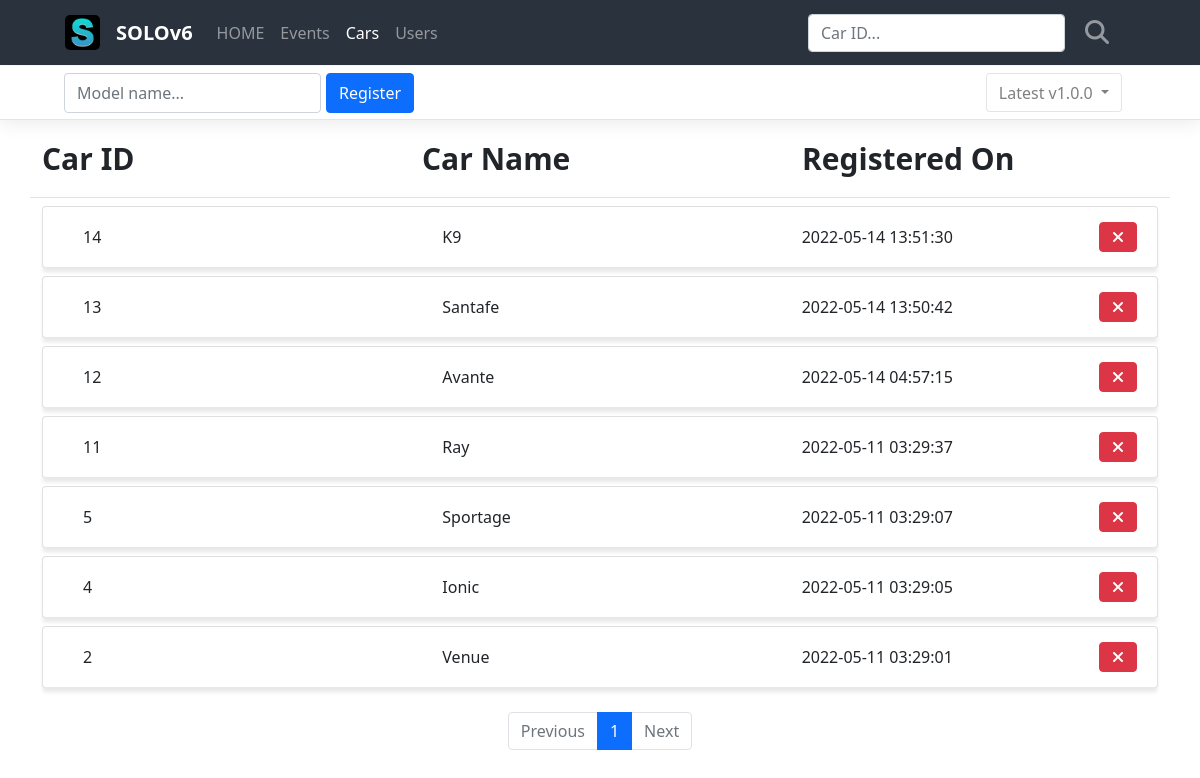
Page /cars/ on the earlier database version.
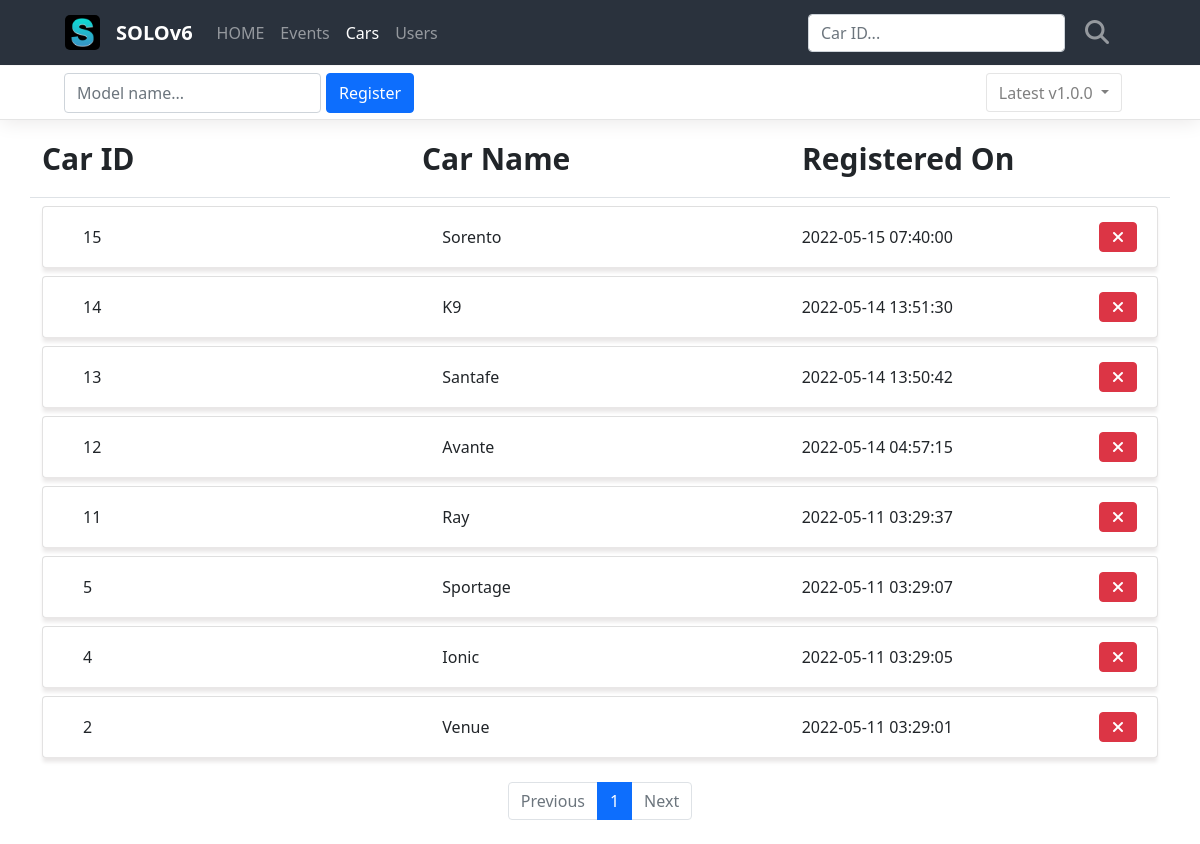
Same page on the later database version.
### project/models/car.py (models this page shows, shortened)
class Car(db.Model):
    id = db.Column(db.Integer, primary_key=True)
    car_name = db.Column(db.String(10), nullable=False)
    registered_on = db.Column(db.DateTime(), default=func.now())

### project/routes/car_routes.py (the view)
@blueprint.route('/')
def cars():
    page = request.args.get('page', type=int, default=1)
    needle = request.args.get('needle', type=str, default='')
    car_list = CarModel.query.order_by(CarModel.registered_on.desc())
    if needle:
        car_list = car_list.filter(
            CarModel.id.ilike(needle)
        )
    car_list = car_list.paginate(page, per_page=10)
    return render_template('cars.html', car_list=car_list, page=page, needle=needle)

### project/templates/cars.html (shortened to what the changed rows need)
<link rel="stylesheet" href="../static/css/cars.css">
{% extends 'base.html' %}
{% block content %}
<div class="main">
    <div class="container list-box">
        {% if car_list %}
            {% for car in car_list.items %}
            <div class="card my-2">
                <div class="card-body">
                    <div class="row card-body-row">
                        <div class="col list-col">
                            {{ car.id }}
                        </div>
                        <div class="col list-col">
                            {{ car.car_name }}
                        </div>
                        <div class="col list-col">
                            {{ car.registered_on }}
                            <div class="cancel-box">
                                <form class="delete-form" action="{{ url_for('cars.delete') }}" method="post">
                                    <button type="submit" class="btn btn-danger mb-3 cancel-btn">
                                        <i class="fa-solid fa-xmark"></i>
                                    </button>
                                </form>
                            </div>
                        </div>
                    </div>
                </div>
            </div>
            {% endfor %}
        {% else %}
        <div class="row">
            <div class="col-12">
                <h2>❌ No Car Registered ❌</h2>
            </div>
        </div>
        {% endif %}
    </div>
</div>
<ul class="pagination my-4 justify-content-center">
    {% for page_num in car_list.iter_pages() %}
    {% if page_num %}
    {% if page_num != car_list.page %}
    <li class="page-item">
        <a class="page-link" href="?page={{ page_num }}">{{ page_num }}</a>
    </li>
    {% else %}
    <li class="page-item active" aria-current="page">
        <a class="page-link" href="javascript:void(0)">{{ page_num }}</a>
    </li>
    {% endif %}
    {% else %}
    <li class="disabled">
        <a class="page-link" href="javascript:void(0)">...</a>
    </li>
    {% endif %}
    {% endfor %}
</ul>
{% endblock %}

Differences in the rows shown:
added Car: id "15", car_name "Sorento", registered_on "2022-05-15 07:40:00"
